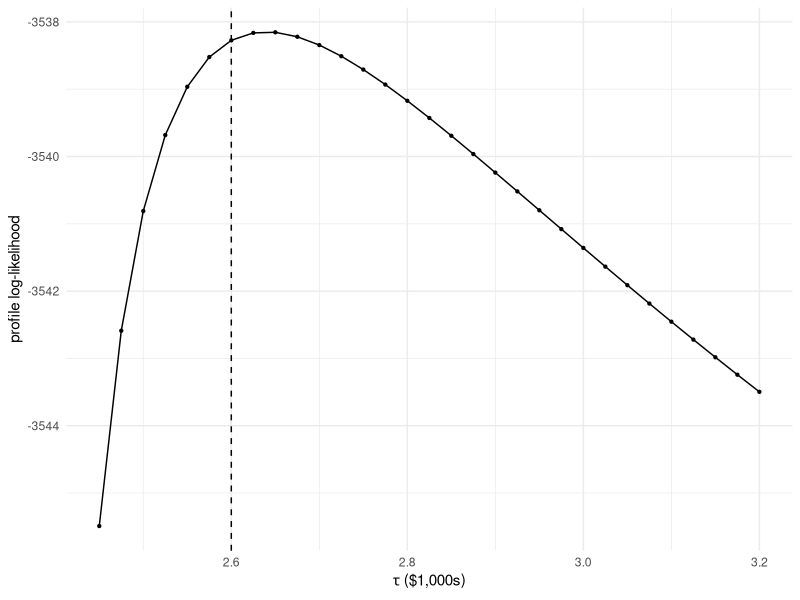
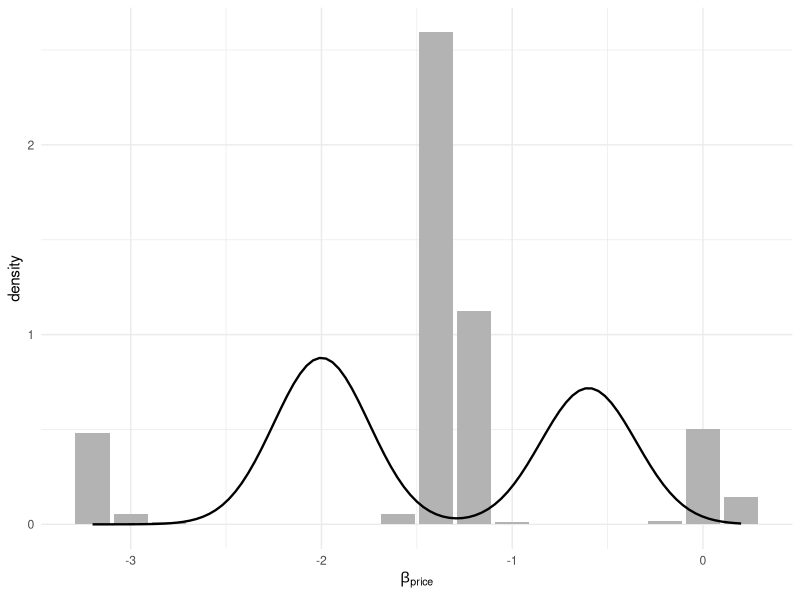

These charts were generated, in order, by the following R code:
## ---- chunk 1
#| label: setup
#| message: false
#| echo: false
library(ggplot2)
theme_set(theme_minimal())
## ---- chunk 2
#| cache: false
set.seed(220)
sim_none_data <- function(N, T, beta, gamma_none) {
    J <- 3; n_rows <- N * T * J
    df <- data.frame(
        id = rep(seq_len(N), each = T*J),
        task = rep(rep(seq_len(T), each = J), times = N),
        alt = rep(1:J, times = N*T),
        brand = factor(sample(c("Acer","Dell","Apple"), n_rows, TRUE),
                       levels = c("Acer","Dell","Apple")),
        ram = factor(sample(c("8","16","32"), n_rows, TRUE),
                     levels = c("8","16","32")),
        screen = factor(sample(c("13","15"), n_rows, TRUE),
                        levels = c("13","15")),
        price = round(runif(n_rows, 0.8, 2.4), 2))
    X <- cbind(model.matrix(~ brand + ram + screen + price, df)[, -1],
               none = 0)
    ## append one none row per task: all-zero attributes, none dummy = 1
    Xn <- X[df$alt == 1, ]; Xn[] <- 0; Xn[, "none"] <- 1
    X  <- rbind(X, Xn)
    ids  <- c(df$id,   df$id[df$alt == 1])
    tsks <- c(df$task, df$task[df$alt == 1])
    ord  <- order(ids, tsks, c(df$alt, rep(4, sum(df$alt == 1))))
    X <- X[ord, ]; ids <- ids[ord]; tsks <- tsks[ord]

    task_id <- cumsum(!duplicated(cbind(ids, tsks)))
    U <- as.vector(X %*% c(beta, gamma_none)) - log(-log(runif(nrow(X))))
    choice <- as.integer(ave(U, task_id, FUN = function(u) u == max(u)))
    list(X = X, y = choice, task_id = task_id, id = ids)
}

beta_true <- c(dell = 0.5, apple = 1.0, ram16 = 0.6, ram32 = 0.9,
               screen15 = 0.3, price = -1.2)
gamma_true <- -0.5                      # none is mildly unattractive
d1 <- sim_none_data(500, 8, beta_true, gamma_true)
mean(rowsum(d1$y * (d1$X[, "none"] == 1), d1$task_id))   # share choosing none
## ---- chunk 3
#| cache: false
loglik_mnl <- function(beta, y, X, task_id) {           # @sec-mnl-mle, untouched
    V <- as.vector(X %*% beta); Vmax <- ave(V, task_id, FUN = max)
    eV <- exp(V - Vmax)
    sum((V - Vmax - log(rowsum(eV, task_id)[task_id]))[y == 1])
}
fit1 <- optim(rep(0, 7), loglik_mnl, y = d1$y, X = d1$X, task_id = d1$task_id,
              method = "BFGS", control = list(fnscale = -1), hessian = TRUE)
round(rbind(truth = c(beta_true, none = gamma_true),
            est = fit1$par,
            se = sqrt(diag(solve(-fit1$hessian)))), 2)
## ---- chunk 4
#| cache: false
set.seed(221)
sim_budget_data <- function(N, T, beta, alpha, tau) {
    J <- 3; n_rows <- N * T * J
    df <- data.frame(
        id = rep(seq_len(N), each = T*J),
        task = rep(rep(seq_len(T), each = J), times = N),
        alt = rep(1:J, times = N*T),
        brand = factor(sample(c("Acer","Dell","Apple"), n_rows, TRUE),
                       levels = c("Acer","Dell","Apple")),
        ram = factor(sample(c("8","16","32"), n_rows, TRUE),
                     levels = c("8","16","32")),
        screen = factor(sample(c("13","15"), n_rows, TRUE),
                        levels = c("13","15")),
        price = round(runif(n_rows, 0.8, 2.4), 2))
    X <- model.matrix(~ brand + ram + screen, data = df)[, -1]  # note: no price column
    V <- as.vector(X %*% beta) +
         ifelse(df$price < tau, alpha * log(tau - df$price), -Inf)
    U <- V - log(-log(runif(n_rows)))
    task_id <- cumsum(!duplicated(df[, c("id","task")]))
    df$choice <- as.integer(ave(U, task_id, FUN = function(u) u == max(u)))
    list(df = df, X = X, task_id = task_id)
}

beta_np <- c(dell = 0.5, apple = 1.0, ram16 = 0.6, ram32 = 0.9, screen15 = 0.3)
alpha_true <- 1.4; tau_true <- 2.6         # budget $2,600: binding for top prices
d2 <- sim_budget_data(500, 8, beta_np, alpha_true, tau_true)
max(d2$df$price[d2$df$choice == 1])         # nobody chose above tau... check
## ---- chunk 5
#| cache: false
loglik_budget <- function(theta, y, X, price, task_id) {
    K <- ncol(X)
    beta <- theta[1:K]; alpha <- theta[K+1]; tau <- theta[K+2]
    if (tau <= max(price[y == 1])) return(-1e10)   # chosen>tau impossible
    V <- as.vector(X %*% beta) + alpha * log(pmax(tau - price, 1e-12))
    V[price >= tau] <- -Inf
    Vmax <- ave(V, task_id, FUN = max)
    eV <- exp(V - Vmax)
    sum((V - Vmax - log(rowsum(eV, task_id)[task_id]))[y == 1])
}
## ---- chunk 6
#| cache: false
taus <- seq(2.45, 3.2, by = 0.025)
prof <- sapply(taus, function(tt) {
    f <- optim(c(rep(0, 5), 1), function(th, ...)
                   loglik_budget(c(th, tt), ...),
               y = d2$df$choice, X = d2$X, price = d2$df$price,
               task_id = d2$task_id,
               method = "BFGS", control = list(fnscale = -1, maxit = 300))
    c(tau = tt, ll = f$value, f$par)
})
best <- prof[, which.max(prof["ll", ])]
round(rbind(truth = c(beta_np, alpha = alpha_true, tau = tau_true),
            est   = c(best[3:7], best[8], best["tau"])), 2)
## ---- chunk 7
#| label: fig-budget-profile
#| fig-cap: "The profile log-likelihood over the budget parameter. The data reject budgets below the highest chosen price outright (left boundary), climb to a well-defined peak near the true $2,600, and fall away as larger budgets flatten the log(tau - p) curvature the choices exhibit."
#| fig-width: 6
#| fig-height: 3
ggplot(data.frame(tau = prof["tau", ], ll = prof["ll", ]), aes(tau, ll)) +
    geom_line() + geom_point(size = 0.8) +
    geom_vline(xintercept = tau_true, linetype = "dashed") +
    labs(x = expression(tau~"($1,000s)"), y = "profile log-likelihood")
## ---- chunk 8
#| cache: false
set.seed(222)
## simulate a polarized market: price coefficient is bimodal, others fixed
sim_laptop_design <- function(N, T, J) {
    n_rows <- N * T * J
    data.frame(id = rep(seq_len(N), each = T*J),
               task = rep(rep(seq_len(T), each = J), times = N),
               alt = rep(seq_len(J), times = N*T),
               brand = factor(sample(c("Acer","Dell","Apple"), n_rows, TRUE),
                              levels = c("Acer","Dell","Apple")),
               ram = factor(sample(c("8","16","32"), n_rows, TRUE),
                            levels = c("8","16","32")),
               screen = factor(sample(c("13","15"), n_rows, TRUE),
                               levels = c("13","15")),
               price = round(runif(n_rows, 0.8, 2.4), 2))
}
N <- 1000; T <- 8
df <- sim_laptop_design(N, T, 3)
X  <- model.matrix(~ brand + ram + screen + price, data = df)[, -1]
K  <- ncol(X)
task_id <- cumsum(!duplicated(df[, c("id","task")]))

b_fixed <- c(dell = 0.5, apple = 1.0, ram16 = 0.6, ram32 = 0.9, screen15 = 0.3)
bp_n <- ifelse(runif(N) < 0.55, rnorm(N, -2.0, 0.25), rnorm(N, -0.6, 0.25))
V <- as.vector(X[, 1:5] %*% b_fixed) + X[, 6] * bp_n[df$id]
U <- V - log(-log(runif(nrow(X))))
df$choice <- as.integer(ave(U, task_id, FUN = function(u) u == max(u)))
## ---- chunk 9
#| cache: false
## step 1 (approximation, disclosed): fix non-price coefficients at MNL estimates
mnl <- optim(rep(0, K), loglik_mnl, y = df$choice, X = X, task_id = task_id,
             method = "BFGS", control = list(fnscale = -1))

## step 2: precompute person-by-gridpoint log-likelihoods
grid_b <- seq(-3.2, 0.2, length.out = 18)
id_of_task <- df$id[!duplicated(task_id)]
persll_at <- function(bp) {
    V <- as.vector(X[, 1:5] %*% mnl$par[1:5]) + X[, 6] * bp
    Vmax <- ave(V, task_id, FUN = max)
    eV <- exp(V - Vmax)
    logP <- (V - Vmax - log(rowsum(eV, task_id)[task_id]))[df$choice == 1]
    as.vector(rowsum(logP, id_of_task))
}
llng <- sapply(grid_b, persll_at)             # N x G, computed ONCE

## step 3: maximize over the weights -- each evaluation is trivial
loglik_lml <- function(theta, llng) {
    lw <- c(0, theta) - log(sum(exp(c(0, theta))))    # log softmax weights
    M  <- apply(sweep(llng, 2, lw, `+`), 1, max)
    sum(M + log(rowSums(exp(sweep(llng, 2, lw, `+`) - M))))
}
fit3 <- optim(rep(0, length(grid_b) - 1), loglik_lml, llng = llng,
              method = "BFGS", control = list(fnscale = -1, maxit = 1000))
w_hat <- exp(c(0, fit3$par)); w_hat <- w_hat / sum(w_hat)
## ---- chunk 10
#| label: fig-lml
#| fig-cap: "The estimated nonparametric distribution of the price coefficient (bars: mass at each grid point) against the true bimodal density (line). Nobody told the model there were two segments; eighteen grid weights found them. A normal mixing distribution, by construction, could report only the average of the two camps."
#| fig-width: 6
#| fig-height: 3.2
true_dens <- function(x) 0.55*dnorm(x, -2.0, 0.25) + 0.45*dnorm(x, -0.6, 0.25)
gap <- diff(grid_b)[1]
ggplot(data.frame(b = grid_b, w = w_hat / gap), aes(b, w)) +
    geom_col(width = gap * 0.9, fill = "grey70") +
    geom_function(fun = true_dens, linewidth = 0.8) +
    labs(x = expression(beta[price]), y = "density")
